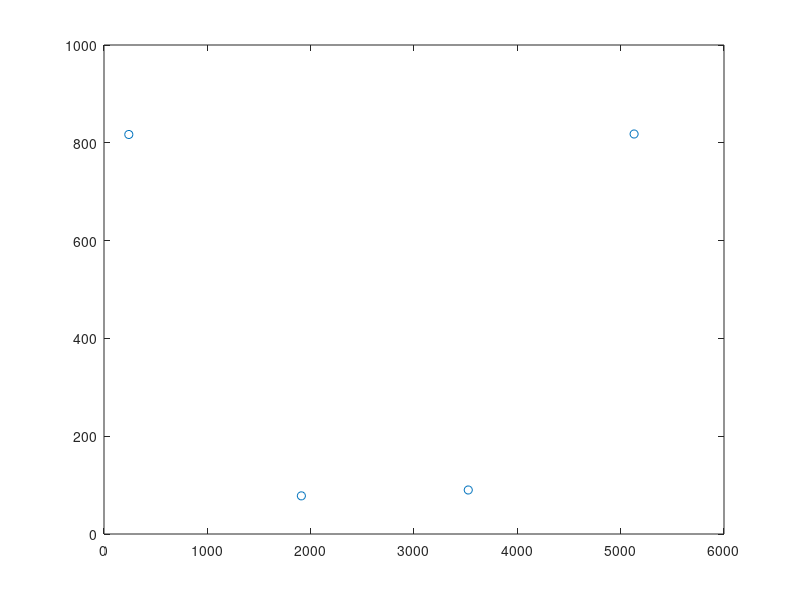

Recreate this plot in MATLAB. (Note: this script raises an error after producing the figure.)
%% inField test

corners = [240 817;
           1910 78;
           3525 90;
           5130 818];
plot(corners(:,1),corners(:,2),'o');
v = VideoReader('stitched.m4v');
v.currentTime = 13;
img1 = rgb2gray(readFrame(v));
%%
D = size(img1);
coords = zeros;
mask = uint8(zeros(D));
for y = 1:D(1)
    for x = 1:D(2)
        X = [x,y];
        mask(y,x) = inField(corners,X);
    end
end

%%
spy(mask)
figure
maskedImg = uint8(mask).*(img1);
imagesc(maskedImg)
save('mask','mask')